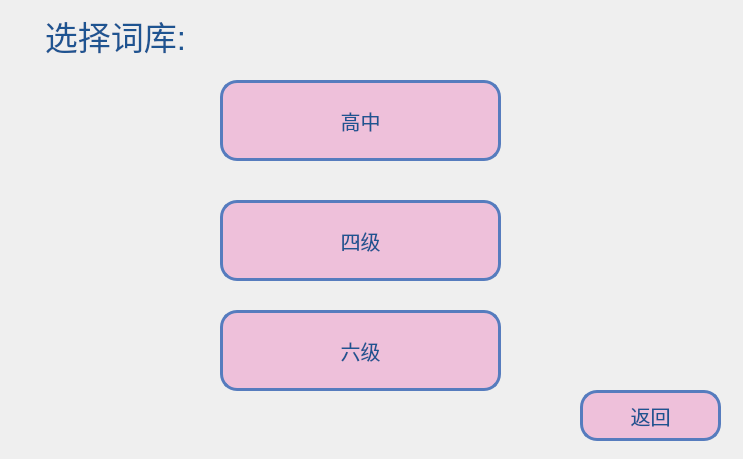
<?xml version="1.0" encoding="UTF-8"?>
<ui version="4.0">
 <class>word_choose</class>
 <widget class="QWidget" name="word_choose">
  <property name="geometry">
   <rect>
    <x>0</x>
    <y>0</y>
    <width>743</width>
    <height>459</height>
   </rect>
  </property>
  <property name="font">
   <font>
    <pointsize>9</pointsize>
   </font>
  </property>
  <property name="windowTitle">
   <string>选择词库</string>
  </property>
  <property name="styleSheet">
   <string notr="true">#word_choose{border-image: url(:/Yosemite-Color-Block.png);}</string>
  </property>
  <widget class="QLabel" name="label_title">
   <property name="geometry">
    <rect>
     <x>0</x>
     <y>0</y>
     <width>231</width>
     <height>71</height>
    </rect>
   </property>
   <property name="font">
    <font>
     <pointsize>25</pointsize>
    </font>
   </property>
   <property name="styleSheet">
    <string notr="true">color: rgb(30, 84, 145);</string>
   </property>
   <property name="text">
    <string>选择词库:</string>
   </property>
   <property name="alignment">
    <set>Qt::AlignCenter</set>
   </property>
  </widget>
  <widget class="QPushButton" name="but_from_high">
   <property name="geometry">
    <rect>
     <x>220</x>
     <y>80</y>
     <width>281</width>
     <height>81</height>
    </rect>
   </property>
   <property name="font">
    <font>
     <family>微软雅黑</family>
     <pointsize>15</pointsize>
     <weight>50</weight>
     <italic>false</italic>
     <bold>false</bold>
    </font>
   </property>
   <property name="styleSheet">
    <string notr="true">/**正常情况下样式**/
QPushButton{
	font: 15pt &quot;微软雅黑&quot;;
    color: #1e5491;
    background-color: #eec0da;
    border-color: #567cbe;
    border-radius: 17px;
    border-style: solid;
    border-width: 3px;
    padding: 5px;
}

/**鼠标停留在按钮上的样式**/
QPushButton::hover{	
    color: #1e5491;
    background-color: #c0a1cc;
    border-color: #567cbe;
}

/**鼠标按压下去的样式**/
QPushButton::pressed,QPushButton::checked{
    color: #eddfed;
    background-color: #1c58a3;
}

/**按钮失能情况下样式**/
QPushButton::disabled{
    color: #FFFFFF;
    background-color: #dcdde1;
    border-color: #dcdde1;
}
</string>
   </property>
   <property name="text">
    <string>高中</string>
   </property>
  </widget>
  <widget class="QPushButton" name="but_from_4">
   <property name="geometry">
    <rect>
     <x>220</x>
     <y>200</y>
     <width>281</width>
     <height>81</height>
    </rect>
   </property>
   <property name="font">
    <font>
     <family>微软雅黑</family>
     <pointsize>15</pointsize>
     <weight>50</weight>
     <italic>false</italic>
     <bold>false</bold>
    </font>
   </property>
   <property name="styleSheet">
    <string notr="true">/**正常情况下样式**/
QPushButton{
	font: 15pt &quot;微软雅黑&quot;;
    color: #1e5491;
    background-color: #eec0da;
    border-color: #567cbe;
    border-radius: 17px;
    border-style: solid;
    border-width: 3px;
    padding: 5px;
}

/**鼠标停留在按钮上的样式**/
QPushButton::hover{	
    color: #1e5491;
    background-color: #c0a1cc;
    border-color: #567cbe;
}

/**鼠标按压下去的样式**/
QPushButton::pressed,QPushButton::checked{
    color: #eddfed;
    background-color: #1c58a3;
}

/**按钮失能情况下样式**/
QPushButton::disabled{
    color: #FFFFFF;
    background-color: #dcdde1;
    border-color: #dcdde1;
}
</string>
   </property>
   <property name="text">
    <string>四级</string>
   </property>
  </widget>
  <widget class="QPushButton" name="but_from_6">
   <property name="geometry">
    <rect>
     <x>220</x>
     <y>310</y>
     <width>281</width>
     <height>81</height>
    </rect>
   </property>
   <property name="font">
    <font>
     <family>微软雅黑</family>
     <pointsize>15</pointsize>
     <weight>50</weight>
     <italic>false</italic>
     <bold>false</bold>
    </font>
   </property>
   <property name="styleSheet">
    <string notr="true">/**正常情况下样式**/
QPushButton{
	font: 15pt &quot;微软雅黑&quot;;
    color: #1e5491;
    background-color: #eec0da;
    border-color: #567cbe;
    border-radius: 17px;
    border-style: solid;
    border-width: 3px;
    padding: 5px;
}

/**鼠标停留在按钮上的样式**/
QPushButton::hover{	
    color: #1e5491;
    background-color: #c0a1cc;
    border-color: #567cbe;
}

/**鼠标按压下去的样式**/
QPushButton::pressed,QPushButton::checked{
    color: #eddfed;
    background-color: #1c58a3;
}

/**按钮失能情况下样式**/
QPushButton::disabled{
    color: #FFFFFF;
    background-color: #dcdde1;
    border-color: #dcdde1;
}
</string>
   </property>
   <property name="text">
    <string>六级</string>
   </property>
  </widget>
  <widget class="QPushButton" name="but_back">
   <property name="geometry">
    <rect>
     <x>580</x>
     <y>390</y>
     <width>141</width>
     <height>51</height>
    </rect>
   </property>
   <property name="font">
    <font>
     <family>微软雅黑</family>
     <pointsize>15</pointsize>
     <weight>50</weight>
     <italic>false</italic>
     <bold>false</bold>
    </font>
   </property>
   <property name="styleSheet">
    <string notr="true">/**正常情况下样式**/
QPushButton{
	font: 15pt &quot;微软雅黑&quot;;
    color: #1e5491;
    background-color: #eec0da;
    border-color: #567cbe;
    border-radius: 17px;
    border-style: solid;
    border-width: 3px;
    padding: 5px;
}

/**鼠标停留在按钮上的样式**/
QPushButton::hover{	
    color: #1e5491;
    background-color: #c0a1cc;
    border-color: #567cbe;
}

/**鼠标按压下去的样式**/
QPushButton::pressed,QPushButton::checked{
    color: #eddfed;
    background-color: #1c58a3;
}

/**按钮失能情况下样式**/
QPushButton::disabled{
    color: #FFFFFF;
    background-color: #dcdde1;
    border-color: #dcdde1;
}
</string>
   </property>
   <property name="text">
    <string>返回</string>
   </property>
  </widget>
 </widget>
 <resources/>
 <connections/>
</ui>
